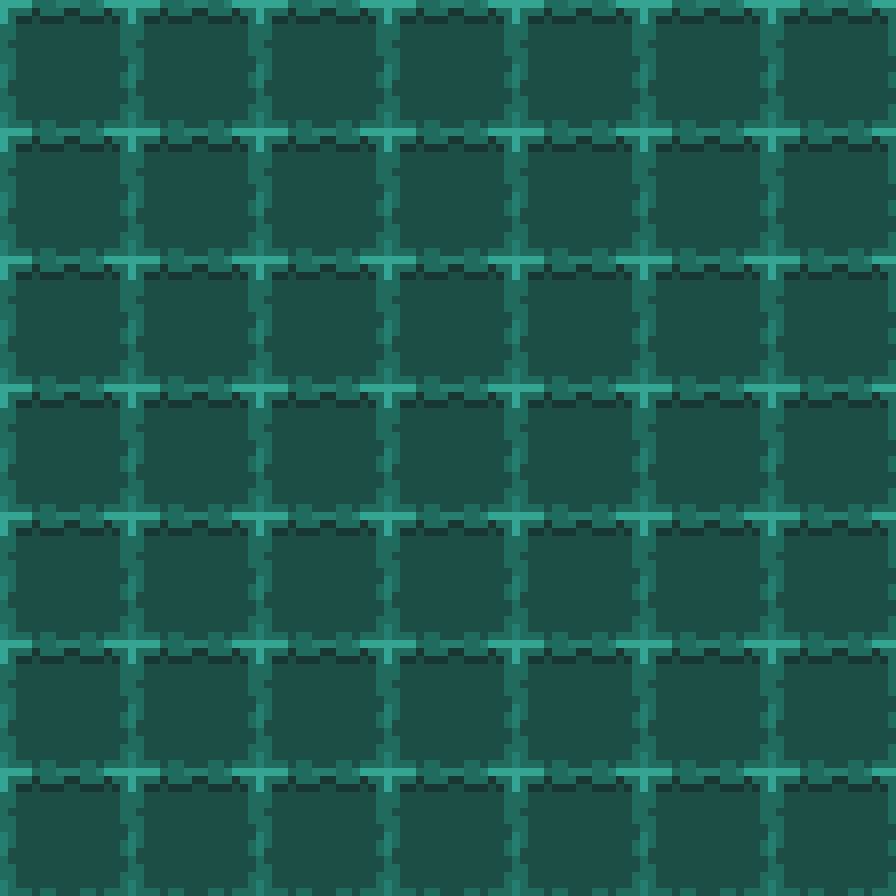

The image is a tile-based game level rendered from a .tmx file. Its description and source (layers, tilesets, objects; grid data summarised) follow:
An orthogonal 7x7 tile map with 128x128 px tiles, 1 tile layer (layers).

<map version="1.0" tiledversion="1.0.2" orientation="orthogonal" renderorder="right-down" width="7" height="7" tilewidth="128" tileheight="128" nextobjectid="1">
 <tileset firstgid="1" name="zhuang" tilewidth="128" tileheight="128" tilecount="1" columns="1">
  <image source="zhuang.png" width="128" height="128" />
 </tileset>
 <layer name="layers" width="7" height="7">
  <data>[49 cells, 49 non-empty, 1 distinct tile ids]</data>
 </layer>
</map>
